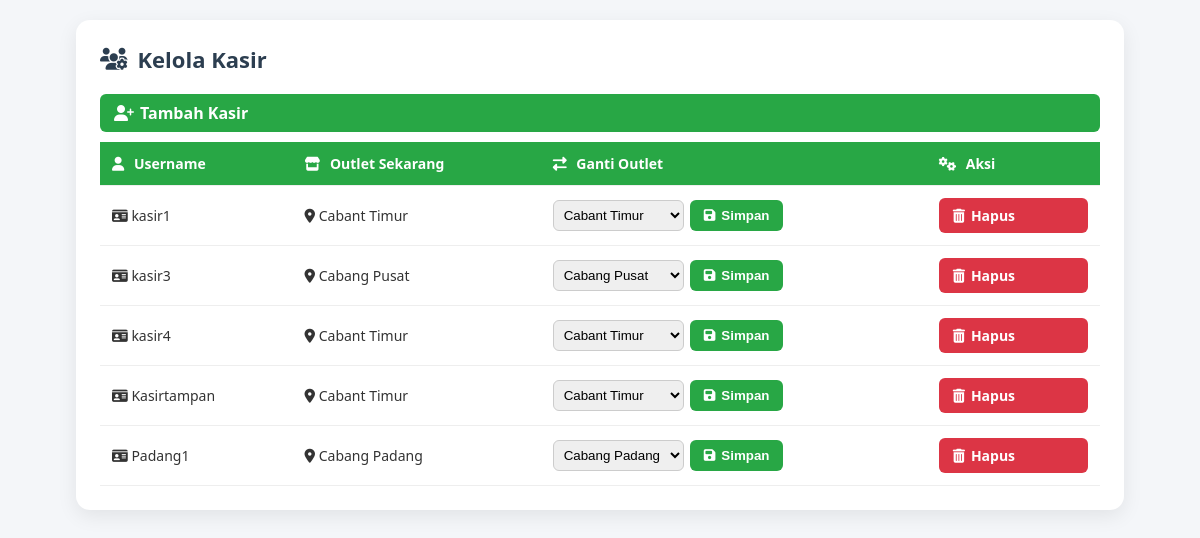
The page /admin/kelola_kasir.php on the database its author committed.
### tables this page shows
CREATE TABLE `users` (
  `id` int(11) NOT NULL,
  `username` varchar(50) NOT NULL,
  `email` varchar(100) NOT NULL,
  `password` varchar(255) NOT NULL,
  `role` enum('admin','kasir','pelanggan') DEFAULT 'pelanggan',
  `outlet_id` int(11) DEFAULT NULL
);

CREATE TABLE `outlet` (
  `id` int(11) NOT NULL,
  `nama_outlet` varchar(100) DEFAULT NULL,
  `lokasi` varchar(100) DEFAULT NULL
);

### admin/kelola_kasir.php (the view, shortened to what this page needs)
<?php
include '../db.php';
$kasir_q = mysqli_query($conn, "SELECT u.id, u.username, u.outlet_id, o.nama_outlet
                                FROM users u
                                LEFT JOIN outlet o ON u.outlet_id = o.id
                                WHERE u.role = 'kasir'
                                ORDER BY u.username ASC");
$outlet_q = mysqli_query($conn, "SELECT id, nama_outlet FROM outlet ORDER BY nama_outlet ASC");
$outlets = [];
while($o = mysqli_fetch_assoc($outlet_q)) {
    $outlets[$o['id']] = $o['nama_outlet'];
}
?>
<!DOCTYPE html>
<html lang="id">
<head>
<link rel="stylesheet" href="https://cdnjs.cloudflare.com/ajax/libs/font-awesome/6.4.2/css/all.min.css">
</head>
<body>
<div class="card">
  <h2><i class="fas fa-users-cog"></i> Kelola Kasir</h2>
  <a href="beranda.php?page=tambah-kasir" class="btn" style="text-decoration:none"><i class="fas fa-user-plus"></i> Tambah Kasir</a>
  <table>
    <tr>
      <th><i class="fas fa-user"></i> Username</th>
      <th><i class="fas fa-store"></i> Outlet Sekarang</th>
      <th><i class="fas fa-exchange-alt"></i> Ganti Outlet</th>
      <th><i class="fas fa-cogs"></i> Aksi</th>
    </tr>
    <?php while($k = mysqli_fetch_assoc($kasir_q)): ?>
    <tr>
      <td><i class="fas fa-id-card"></i> <?= htmlspecialchars($k['username']) ?></td>
      <td><?= $k['nama_outlet'] ? '<i class="fas fa-map-marker-alt"></i> ' . htmlspecialchars($k['nama_outlet']) : '<span style="color:#999"><i class="fas fa-times-circle"></i> Belum diatur</span>' ?></td>
      <td>
        <form method="post" style="display:flex; gap:6px; align-items:center;">
          <select name="outlet_id" required>
            <?php foreach($outlets as $oid => $nama): ?>
              <option value="<?= $oid ?>" <?= ($oid == $k['outlet_id']) ? 'selected' : '' ?>>
                <?= htmlspecialchars($nama) ?>
              </option>
            <?php endforeach; ?>
          </select>
          <button type="submit" name="update" class="btn"><i class="fas fa-save"></i> Simpan</button>
        </form>
      </td>
      <td>
        <a class="btn" style="background:#dc3545; text-decoration:none; " href="beranda.php?page=hapus-kasir&id=<?= $k['id'] ?>"><i class="fas fa-trash-alt"></i> Hapus</a>
      </td>
    </tr>
    <?php endwhile; ?>
  </table>
</div>
</body>
</html>

### admin/kelola_kasir.php (style rules this page uses)
body { font-family:'Segoe UI',sans-serif; background:#f4f6f9; margin:0; padding:20px; color:#333; }
.card { background:#fff; padding:24px; border-radius:14px; box-shadow:0 6px 20px rgba(0,0,0,0.08); max-width:1000px; margin:0 auto; }
h2 { margin:0 0 20px; font-size:22px; color:#2c3e50; display:flex; align-items:center; gap:10px; }
table { width:100%; border-collapse:collapse; font-size:14px; margin-top:10px; }
th,td { padding:12px; border-bottom:1px solid #eee; text-align:left; }
th { background:#28a745; color:#fff; }
th i { margin-right:6px; }
select { padding:6px; border-radius:6px; border:1px solid #ccc; }
.btn { background:#28a745; color:#fff; border:none; padding:8px 14px; border-radius:6px; font-weight:600; cursor:pointer; display:flex; align-items:center; gap:6px; }

### rows shown on the page
users: username "kasir1", outlet.nama_outlet "Cabant Timur", outlet_id "Cabant Timur"
users: username "kasir3", outlet.nama_outlet "Cabang Pusat", outlet_id "Cabang Pusat"
users: username "kasir4", outlet.nama_outlet "Cabant Timur", outlet_id "Cabant Timur"
users: username "Kasirtampan", outlet.nama_outlet "Cabant Timur", outlet_id "Cabant Timur"
users: username "Padang1", outlet.nama_outlet "Cabang Padang", outlet_id "Cabang Padang"
